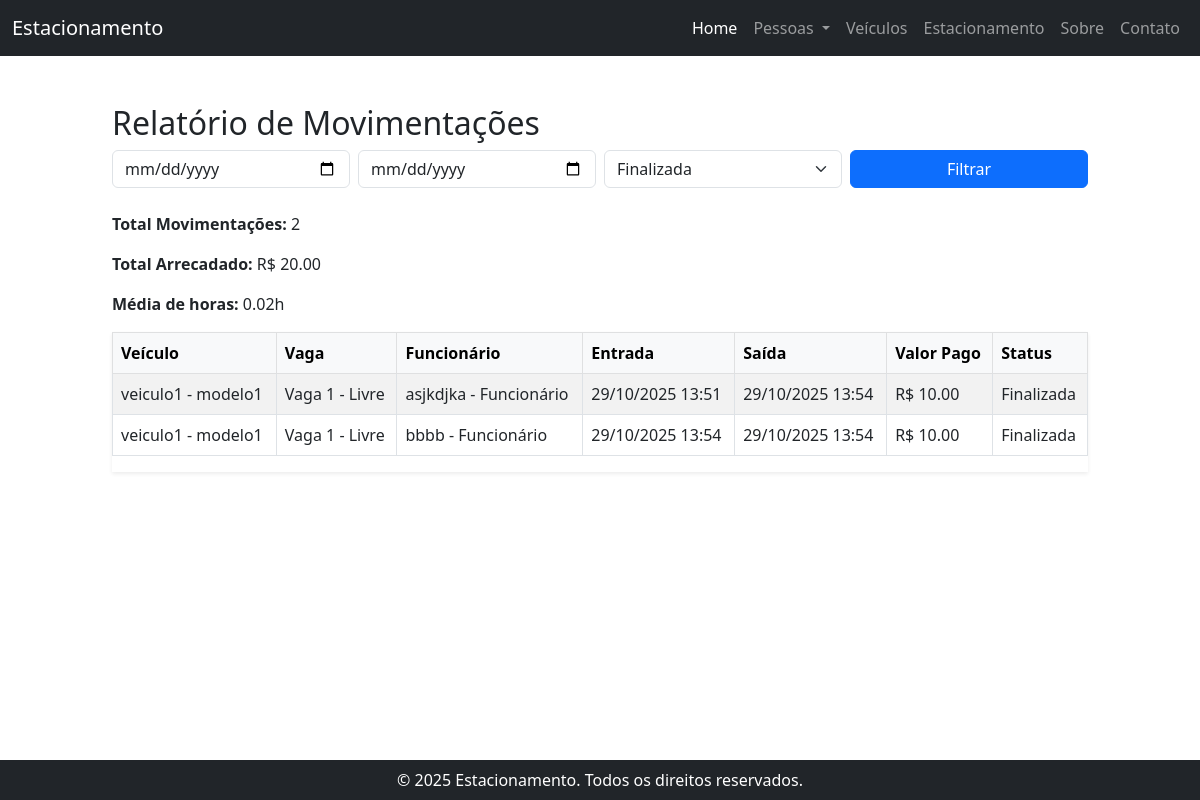
/relatorios/, run on the app's committed database.
### src/estacionamento/models.py (models this page shows, shortened)
class Movimentacao(models.Model):
    STATUS_CHOICES = [
        ('ativa', 'Ativa'),
        ('finalizada', 'Finalizada'),
    ]
    veiculo = models.ForeignKey(Veiculo, on_delete=models.CASCADE)
    vaga = models.ForeignKey(Vaga, on_delete=models.CASCADE)
    funcionario = models.ForeignKey(Funcionario, on_delete=models.SET_NULL, null=True)
    entrada = models.DateTimeField(default=timezone.now)
    saida = models.DateTimeField(null=True, blank=True)
    valor = models.DecimalField(max_digits=8, decimal_places=2, null=True, blank=True)
    status = models.CharField(max_length=10, choices=STATUS_CHOICES, default='ativa')

class Vaga(models.Model):
    numero = models.PositiveIntegerField(unique=True)
    ocupada = models.BooleanField(default=False)
    def __str__(self):
        return f"Vaga {self.numero} - {'Ocupada' if self.ocupada else 'Livre'}"

### src/veiculo/models.py (models this page shows)
class Veiculo(models.Model):
    TIPO_CHOICES = [
        ('Carro', 'Carro'),
        ('Moto', 'Moto'),
        ('Outro', 'Outro'),
    ]
    placa = models.CharField(max_length=10, unique=True)
    modelo = models.CharField(max_length=50)
    cor = models.CharField(max_length=30)
    tipo = models.CharField(max_length=10, choices=TIPO_CHOICES, default='Carro')
    proprietario = models.ForeignKey(Cliente, on_delete=models.CASCADE)
    def __str__(self):
        return f"{self.placa} - {self.modelo}"

### src/pessoa/models.py (models this page shows, shortened)
class PessoaFisica(Pessoa):
	cpf = models.CharField('Cpf', max_length=14, help_text='Cpf da pessoa', unique=True)

class Funcionario(PessoaFisica):
	foto = StdImageField('Foto', upload_to='media/funcionarios', null=True, blank=True)
	salario = models.DecimalField('Salário', max_digits=10, decimal_places=2)
	data_admissao = models.DateField('Data de admissão')
	data_demissao = models.DateField('Data de demissão', null=True, blank=True)
	ativo = models.BooleanField('Ativo', default=True)
	gerente = models.BooleanField('Gerente', default=False)
	class Meta:
		verbose_name = 'Funcionário'
		verbose_name_plural = 'Funcionários'
	def __str__(self):
		cargo = 'Gerente' if self.gerente else 'Funcionário'
		return f'{self.nome} - {cargo}'
	def save(self, *args, **kwargs):
		if self.data_demissao:
			self.ativo = False
		else:
			self.ativo = True
		super().save(*args, **kwargs)
	'''
	def save(self, *args, **kwargs):
		self.ativo = not bool(self.data_demissao)
		super().save(*args, **kwargs)
	'''
	'''
	def save(self, *args, **kwargs):
		self.ativo = self.demissao is None
		super().save(*args, **kwargs)
	'''

class Pessoa(models.Model):
	nome = models.CharField('Nome', max_length=100, help_text='Nome completo')
	telefone = models.CharField('Telefone', max_length=15, help_text='Número de telefone')
	email = models.EmailField('E-mail', max_length=100, help_text='Endereço de e-mail')
	data_cadastro = models.DateField(auto_now_add=True)
	class Meta:
		abstract = True

class PessoaFisica(Pessoa):
	cpf = models.CharField('Cpf', max_length=14, help_text='Cpf da pessoa', unique=True)

### src/estacionamento/views.py (the view)
# urls.py: path('relatorios/', views.RelatorioMovimentacaoView.as_view(), name='relatorios'),
class RelatorioMovimentacaoView(TemplateView):
    template_name = "relatorio_movimentacoes.html"
    def get_context_data(self, **kwargs):
        context = super().get_context_data(**kwargs)
        data_inicio = self.request.GET.get('data_inicio')
        data_fim = self.request.GET.get('data_fim')
        status = self.request.GET.get('status', 'finalizada')
        movimentacoes = Movimentacao.objects.filter(status=status)
        if data_inicio:
            try:
                dt_inicio = datetime.strptime(data_inicio, '%Y-%m-%d')
                movimentacoes = movimentacoes.filter(entrada__date__gte=dt_inicio)
            except ValueError:
                pass
        if data_fim:
            try:
                dt_fim = datetime.strptime(data_fim, '%Y-%m-%d')
                movimentacoes = movimentacoes.filter(entrada__date__lte=dt_fim)
            except ValueError:
                pass
        total_valor = sum([m.valor or 0 for m in movimentacoes])
        total_movimentacoes = movimentacoes.count()
        media_horas = 0
        if total_movimentacoes > 0:
            horas_totais = sum([
                ((m.saida - m.entrada).total_seconds() / 3600) if m.saida else 0
                for m in movimentacoes
            ])
            media_horas = horas_totais / total_movimentacoes
        context['movimentacoes'] = movimentacoes
        context['total_valor'] = total_valor
        context['total_movimentacoes'] = total_movimentacoes
        context['media_horas'] = round(media_horas, 2)
        context['data_inicio'] = data_inicio or ''
        context['data_fim'] = data_fim or ''
        context['status'] = status
        return context

### src/estacionamento/templates/relatorio_movimentacoes.html (shortened to what this page needs)
{% extends 'base.html' %}
{% load static %}
{% block content %}
<div class="container py-4">
    <h2>Relatório de Movimentações</h2>
    <form method="get" class="row g-2 mb-4">
        <div class="col-md-3">
            <input type="date" name="data_inicio" class="form-control" value="{{ data_inicio }}">
        </div>
        <div class="col-md-3">
            <input type="date" name="data_fim" class="form-control" value="{{ data_fim }}">
        </div>
        <div class="col-md-3">
            <select name="status" class="form-select">
                <option value="finalizada" {% if status == 'finalizada' %}selected{% endif %}>Finalizada</option>
            </select>
        </div>
        <div class="col-md-3">
            <button type="submit" class="btn btn-primary w-100">Filtrar</button>
        </div>
    </form>
    <div class="mb-3">
        <p><strong>Total Movimentações:</strong> {{ total_movimentacoes }}</p>
        <p><strong>Total Arrecadado:</strong> R$ {{ total_valor }}</p>
        <p><strong>Média de horas:</strong> {{ media_horas }}h</p>
    </div>
    <div class="table-responsive shadow-sm">
        <table class="table table-hover table-striped table-bordered align-middle">
            <thead class="table-light">
                <tr>
                    <th>Veículo</th>
                    <th>Vaga</th>
                    <th>Funcionário</th>
                    <th>Entrada</th>
                    <th>Saída</th>
                    <th>Valor Pago</th>
                    <th>Status</th>
                </tr>
            </thead>
            <tbody>
                {% for m in movimentacoes %}
                <tr>
                    <td>{{ m.veiculo }}</td>
                    <td>{{ m.vaga }}</td>
                    <td>{{ m.funcionario }}</td>
                    <td>{{ m.entrada|date:"d/m/Y H:i" }}</td>
                    <td>{% if m.saida %}{{ m.saida|date:"d/m/Y H:i" }}{% else %}-{% endif %}</td>
                    <td>{% if m.valor %}R$ {{ m.valor }}{% else %}-{% endif %}</td>
                    <td>{{ m.get_status_display }}</td>
                </tr>
                {% empty %}
                <tr>
                    <td colspan="7" class="text-center text-muted">Nenhuma movimentação encontrada.</td>
                </tr>
                {% endfor %}
            </tbody>
        </table>
    </div>
</div>
{% endblock %}

### data on the page
Movimentacao: veiculo "veiculo1 - modelo1", vaga "Vaga 1 - Livre", funcionario "asjkdjka - Funcionário", entrada "29/10/2025 13:51", saida "29/10/2025 13:54", valor "10.00", status "Finalizada"
Movimentacao: veiculo "veiculo1 - modelo1", vaga "Vaga 1 - Livre", funcionario "bbbb - Funcionário", entrada "29/10/2025 13:54", saida "29/10/2025 13:54", valor "10.00", status "Finalizada"

### other printed values
{{ total_movimentacoes }} "2"
{{ total_valor }} "20.00"
{{ media_horas }} "0.02"
